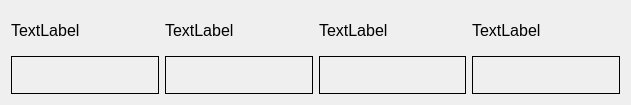
<?xml version="1.0" encoding="UTF-8"?>
<ui version="4.0">
 <class>MetadataDlg</class>
 <widget class="QDialog" name="MetadataDlg">
  <property name="geometry">
   <rect>
    <x>0</x>
    <y>0</y>
    <width>631</width>
    <height>105</height>
   </rect>
  </property>
  <property name="windowTitle">
   <string>Image Metadata</string>
  </property>
  <layout class="QGridLayout" name="gridLayout_2">
   <item row="0" column="0">
    <layout class="QGridLayout" name="gridLayout">
     <item row="0" column="0">
      <widget class="QLabel" name="metaLabel1">
       <property name="font">
        <font>
         <pointsize>12</pointsize>
        </font>
       </property>
       <property name="text">
        <string>TextLabel</string>
       </property>
      </widget>
     </item>
     <item row="1" column="0">
      <widget class="QLabel" name="metaValue1">
       <property name="font">
        <font>
         <pointsize>12</pointsize>
        </font>
       </property>
       <property name="frameShape">
        <enum>QFrame::Panel</enum>
       </property>
       <property name="text">
        <string/>
       </property>
      </widget>
     </item>
     <item row="0" column="1">
      <widget class="QLabel" name="metaLabel2">
       <property name="font">
        <font>
         <pointsize>12</pointsize>
        </font>
       </property>
       <property name="text">
        <string>TextLabel</string>
       </property>
      </widget>
     </item>
     <item row="1" column="1">
      <widget class="QLabel" name="metaValue2">
       <property name="font">
        <font>
         <pointsize>12</pointsize>
        </font>
       </property>
       <property name="frameShape">
        <enum>QFrame::Panel</enum>
       </property>
       <property name="text">
        <string/>
       </property>
      </widget>
     </item>
     <item row="0" column="2">
      <widget class="QLabel" name="metaLabel3">
       <property name="font">
        <font>
         <pointsize>12</pointsize>
        </font>
       </property>
       <property name="text">
        <string>TextLabel</string>
       </property>
      </widget>
     </item>
     <item row="1" column="2">
      <widget class="QLabel" name="metaValue3">
       <property name="font">
        <font>
         <pointsize>12</pointsize>
        </font>
       </property>
       <property name="frameShape">
        <enum>QFrame::Panel</enum>
       </property>
       <property name="text">
        <string/>
       </property>
      </widget>
     </item>
     <item row="0" column="3">
      <widget class="QLabel" name="metaLabel4">
       <property name="font">
        <font>
         <pointsize>12</pointsize>
        </font>
       </property>
       <property name="text">
        <string>TextLabel</string>
       </property>
      </widget>
     </item>
     <item row="1" column="3">
      <widget class="QLabel" name="metaValue4">
       <property name="font">
        <font>
         <pointsize>12</pointsize>
        </font>
       </property>
       <property name="frameShape">
        <enum>QFrame::Panel</enum>
       </property>
       <property name="text">
        <string/>
       </property>
      </widget>
     </item>
    </layout>
   </item>
  </layout>
 </widget>
 <resources/>
 <connections/>
</ui>
